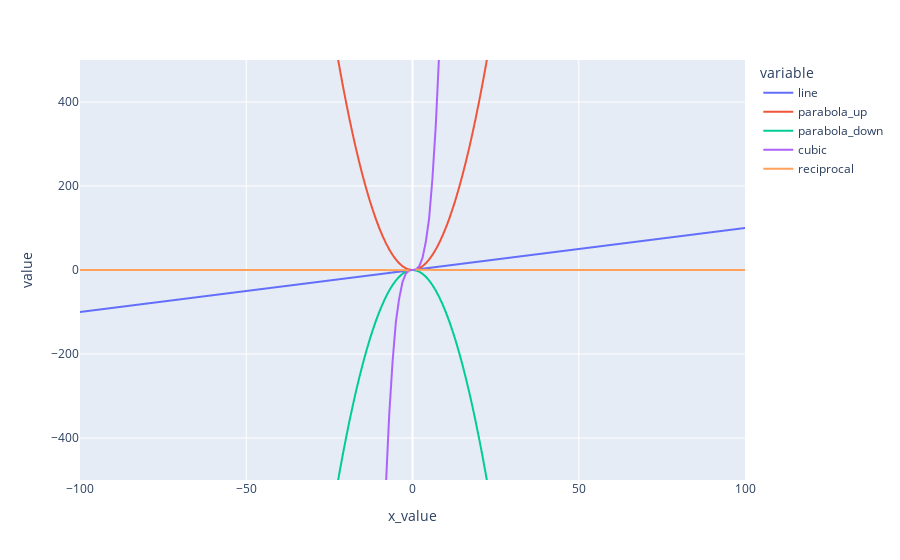

This figure's notebook cell:
### Code cell
#Plotting graphs with Plotly

fig = px.line(df, x = 'x_value', y = ['line', 'parabola_up', 'parabola_down', 'cubic','reciprocal'])
fig.update_xaxes(range=[-100, 100])
fig.update_yaxes(range=[-500, 500])
fig.show()

### Figure 1 — Plotly figure (JSON) as saved in the notebook; plotly's stock layout.template omitted (floating-point values rounded to 4 significant figures; data arrays with more than 128 entries replaced by an {"elided": "..."} marker saying what was removed)
{"data": [{"hovertemplate": "variable=line<br>x_value=%{x}<br>value=%{y}<extra></extra>", "legendgroup": "line", "line": {"color": "#636efa", "dash": "solid"}, "marker": {"symbol": "circle"}, "mode": "lines", "name": "line", "showlegend": true, "type": "scattergl", "x": {"elided": "1001 int values"}, "xaxis": "x", "y": {"elided": "1001 int values"}, "yaxis": "y"}, {"hovertemplate": "variable=parabola_up<br>x_value=%{x}<br>value=%{y}<extra></extra>", "legendgroup": "parabola_up", "line": {"color": "#EF553B", "dash": "solid"}, "marker": {"symbol": "circle"}, "mode": "lines", "name": "parabola_up", "showlegend": true, "type": "scattergl", "x": {"elided": "1001 int values"}, "xaxis": "x", "y": {"elided": "1001 int values"}, "yaxis": "y"}, {"hovertemplate": "variable=parabola_down<br>x_value=%{x}<br>value=%{y}<extra></extra>", "legendgroup": "parabola_down", "line": {"color": "#00cc96", "dash": "solid"}, "marker": {"symbol": "circle"}, "mode": "lines", "name": "parabola_down", "showlegend": true, "type": "scattergl", "x": {"elided": "1001 int values"}, "xaxis": "x", "y": {"elided": "1001 int values"}, "yaxis": "y"}, {"hovertemplate": "variable=cubic<br>x_value=%{x}<br>value=%{y}<extra></extra>", "legendgroup": "cubic", "line": {"color": "#ab63fa", "dash": "solid"}, "marker": {"symbol": "circle"}, "mode": "lines", "name": "cubic", "showlegend": true, "type": "scattergl", "x": {"elided": "1001 int values"}, "xaxis": "x", "y": {"elided": "1001 int values"}, "yaxis": "y"}, {"hovertemplate": "variable=reciprocal<br>x_value=%{x}<br>value=%{y}<extra></extra>", "legendgroup": "reciprocal", "line": {"color": "#FFA15A", "dash": "solid"}, "marker": {"symbol": "circle"}, "mode": "lines", "name": "reciprocal", "showlegend": true, "type": "scattergl", "x": {"elided": "1001 int values"}, "xaxis": "x", "y": {"elided": "1001 float values"}, "yaxis": "y"}], "layout": {"legend": {"title": {"text": "variable"}, "tracegroupgap": 0}, "margin": {"t": 60}, "xaxis": {"anchor": "y", "domain": [0, 1], "range": [-100, 100], "title": {"text": "x_value"}}, "yaxis": {"anchor": "x", "domain": [0, 1], "range": [-500, 500], "title": {"text": "value"}}}}
